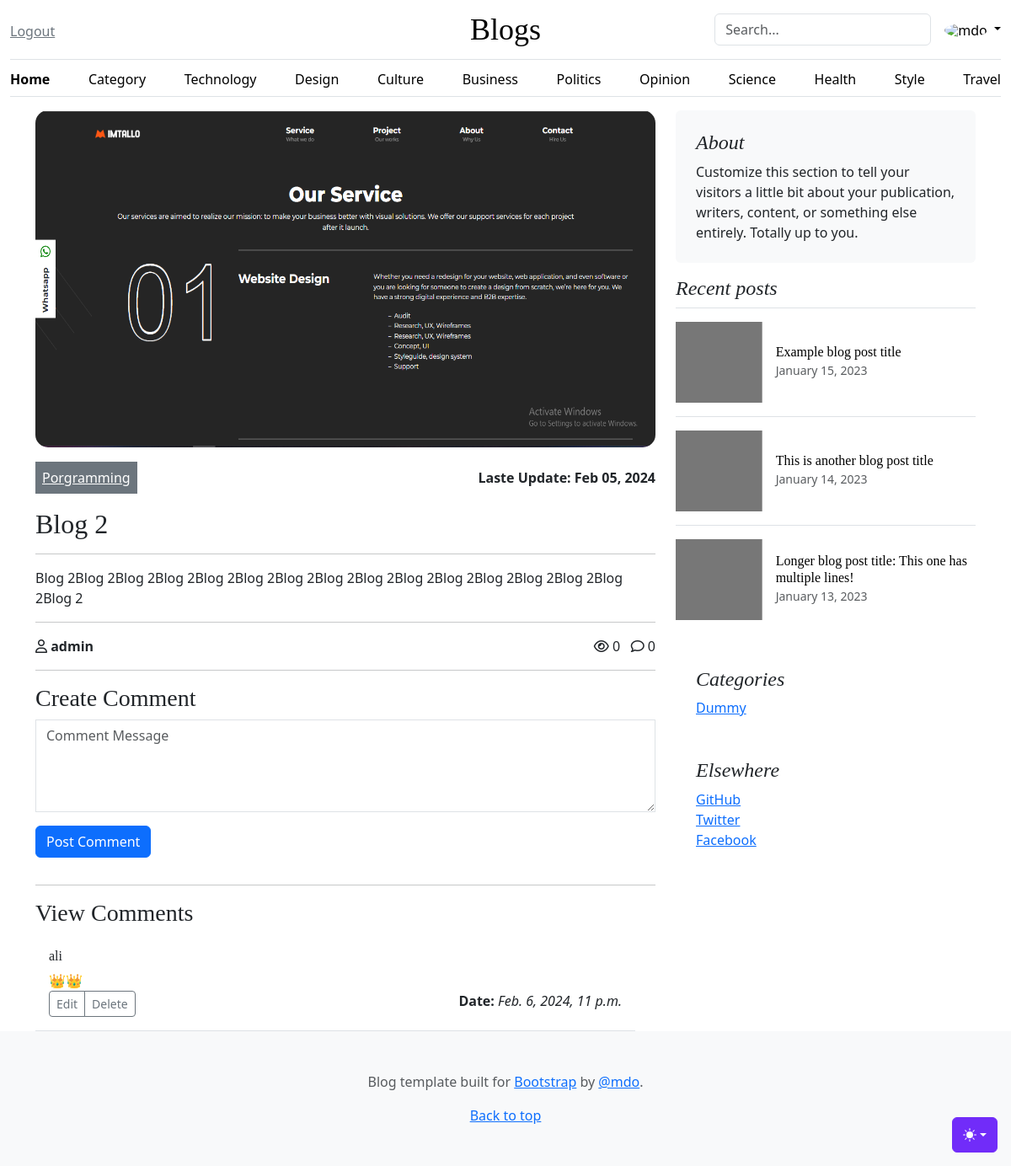
Page /post/blog-2-1-1 (signed in) on the committed database.
### core/models.py (models this page shows, shortened)
class Post(models.Model):
    STATUS = (
        ('Draft','Draft'),
        ('Publish','Publish')
    )
    featured_img = models.ImageField(upload_to='post/')
    title = models.CharField(max_length=255)
    author = models.ForeignKey(User, on_delete=models.CASCADE)
    category = models.ForeignKey(Category, on_delete=models.CASCADE)
    date = models.DateTimeField(auto_now_add=True)
    update = models.DateTimeField(auto_now=True, null=True)
    content = RichTextField()
    slug = models.CharField(max_length=255, unique=True)
    status = models.CharField(choices=STATUS, max_length=150)

class Category(models.Model):
    name = models.CharField(max_length=255)
    date = models.DateTimeField(auto_now_add=True)
    slug = models.CharField(max_length=50, unique=True, blank=True, null=True)
    def __str__(self):
        return self.name

class Comment(models.Model):
    post = models.ForeignKey(Post, on_delete=models.CASCADE)
    user = models.ForeignKey(User, on_delete=models.CASCADE)
    content = models.TextField(max_length=255)
    created_at = models.DateTimeField(auto_now_add=True)

### core/views.py (the view)
# urls.py: path("post/<str:slug>", views.view_post, name="post_view"),
def view_post(request, slug):
    post = get_object_or_404(Post, slug=slug)
    comment = Comment.objects.filter(post=post).order_by('-id')
    context = {
        "post":post,
        "comment":comment,
    }
    return render(request, "single.html",context)

### template/single.html (shortened to what this page needs)
{% extends "base.html" %}
{% load static %}
{% block content %}
<div class="container">
    <div class="row">
        <div class="col-md-8">
            <div>
                <img src="{{post.featured_img.url}}" style="height: 400px;width: 100%;border-radius:15px;" class="img-fluid" alt="">
            </div>
            <br>
            <div class="row">
                <div class="col-md-6">
                    <a href="" class="bg-secondary my-5 p-2 text-white">{{post.category}}</a>
                </div>
                <div class="col-md-6">
                    <span class="float-end fw-bold  ">Laste Update: {{post.date|date:"M d, Y"}}</span>
                </div>
            </div>
            <br>
            <h2>{{post.title}}</h2>
            <hr>
            <div>
                {{post.content|safe}}
            </div>
            <hr>
            <div class="row">
                <div class="col-md-6">
                    <i class="fa-regular fa-user" style="font-size: 16px;"></i> <span style="font-size: 16px;font-weight: bold;">{{post.author}}</span>
                </div>
                <div class="col-md-6">
                    <div class="float-end">
                        <i class="fa-regular fa-eye" style="font-size: 16px;"></i> <span style="font-size: 16px;">0</span>
                        <i class="fa-regular fa-comment" style="font-size: 16px;"></i> <span style="font-size: 16px;">0</span>
                    </div>
                </div>
            </div>
            <hr>
            <div class="row">
              <div class="col-md-12">
                <h3>Create Comment</h3>
                <form action="{% url 'create_comment' %}" method="post">
                  <textarea class="form-control" name="content" id=""  rows="4" style="border-radius: 0;" placeholder="Comment Message"></textarea>
                  <button type="submit" class="btn btn-primary my-3">Post Comment</button>
                </form>
              </div>
            </div>
            <hr>
            <div class="row">
              <h3>View Comments</h3>
              <div class="row">
                {% for i in comment %}
                <div class="col-md-12">
                  <div class="card border-0 border-bottom" style="border-radius: 0;">
                    <div class="card-body">
                      <h6 class="card-title">{{ i.user.username }}</h6>
                      <span class="card-text">{{ i.content }}</span>
                      <br>
                      <div class="float-end">
                        <span><b>Date: </b> <i> {{ i.created_at }}</i> </span>
                      </div>
                      <div class="d-flex justify-content-between align-items-center">
                        <div class="btn-group">
                          <button type="button" class="btn btn-sm btn-outline-secondary">Edit</button>
                          <button type="button" class="btn btn-sm btn-outline-secondary">Delete</button>
                        </div>
                      </div>
                    </div>
                  </div>
                </div>
                {% endfor %}
              </div>
            </div>
        </div>
        <div class="col-md-4">
            <div class="position-sticky" style="top: 2rem;">
                <div class="p-4 mb-3 bg-body-tertiary rounded">
                  <h4 class="fst-italic">About</h4>
                  <p class="mb-0">Customize this section to tell your visitors a little bit about your publication, writers, content, or something else entirely. Totally up to you.</p>
                </div>
                <div>
                  <h4 class="fst-italic">Recent posts</h4>
                  <ul class="list-unstyled">
                    <li>
                      <a class="d-flex flex-column flex-lg-row gap-3 align-items-start align-items-lg-center py-3 link-body-emphasis text-decoration-none border-top" href="#">
                        <svg class="bd-placeholder-img" width="100%" height="96" xmlns="http://www.w3.org/2000/svg" aria-hidden="true" preserveAspectRatio="xMidYMid slice" focusable="false"><rect width="100%" height="100%" fill="#777"/></svg>
                        <div class="col-lg-8">
                          <h6 class="mb-0">Example blog post title</h6>
                          <small class="text-body-secondary">January 15, 2023</small>
                        </div>
                      </a>
                    </li>
                    <li>
                      <a class="d-flex flex-column flex-lg-row gap-3 align-items-start align-items-lg-center py-3 link-body-emphasis text-decoration-none border-top" href="#">
                        <svg class="bd-placeholder-img" width="100%" height="96" xmlns="http://www.w3.org/2000/svg" aria-hidden="true" preserveAspectRatio="xMidYMid slice" focusable="false"><rect width="100%" height="100%" fill="#777"/></svg>
                        <div class="col-lg-8">
                          <h6 class="mb-0">This is another blog post title</h6>
                          <small class="text-body-secondary">January 14, 2023</small>
                        </div>
                      </a>
                    </li>
                    <li>
                      <a class="d-flex flex-column flex-lg-row gap-3 align-items-start align-items-lg-center py-3 link-body-emphasis text-decoration-none border-top" href="#">
                        <svg class="bd-placeholder-img" width="100%" height="96" xmlns="http://www.w3.org/2000/svg" aria-hidden="true" preserveAspectRatio="xMidYMid slice" focusable="false"><rect width="100%" height="100%" fill="#777"/></svg>
                        <div class="col-lg-8">
                          <h6 class="mb-0">Longer blog post title: This one has multiple lines!</h6>
                          <small class="text-body-secondary">January 13, 2023</small>
                        </div>
                      </a>
                    </li>
                  </ul>
                </div>
                <div class="p-4">
                  <h4 class="fst-italic">Categories</h4>
                  <ol class="list-unstyled mb-0">
                     <li><a href="#">Dummy</a></li>
                  </ol>
                </div>
                <div class="p-4">
                  <h4 class="fst-italic">Elsewhere</h4>
                  <ol class="list-unstyled">
                    <li><a href="#">GitHub</a></li>
                    <li><a href="#">Twitter</a></li>
                    <li><a href="#">Facebook</a></li>
                  </ol>
                </div>
              </div>
        </div>
    </div>
</div>
{% endblock content %}

### static/css/blog.css (style rules this page uses)
h1, h2, h3, h4, h5, h6 { font-family: "Playfair Display", Georgia, "Times New Roman", serif; }

### template/base.html (style rules this page uses)
.bd-placeholder-img { font-size: 1.125rem; text-anchor: middle; -webkit-user-select: none; -moz-user-select: none; user-select: none; }

### rows in the picture
Post: featured_img (picture), category "Porgramming", date "Feb 05, 2024", title "Blog 2", content "Blog 2Blog 2Blog 2Blog 2Blog 2Blog 2Blog 2Blog 2Blog 2Blog 2Blog 2Blog 2Blog 2Blog 2Blog 2Blog 2", author "admin"
Comment: user.username "ali", content "👑👑", created_at "Feb. 6, 2024, 11 p.m."
